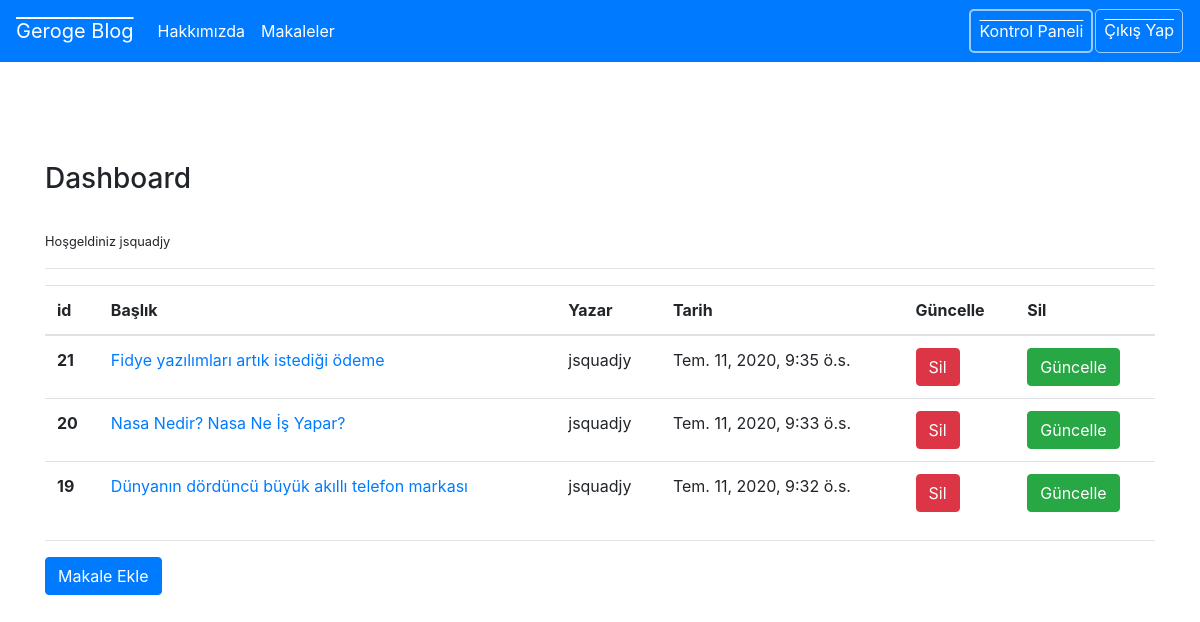
Screenshot of /articles/dashboard/ (signed in) with the database file from the repository.
### article/models.py (models this page shows)
class Article(models.Model):
    author=models.ForeignKey("auth.User",on_delete=models.CASCADE,verbose_name="Yazar")
    title=models.CharField(max_length=50,verbose_name="Başlık")
    content=RichTextField()
    created_date=models.DateTimeField(auto_now_add=True,verbose_name="Tarih")
    article_image=models.FileField(blank=True,null=True,verbose_name="Makaleye Fotoğraf Ekleyin")
    class Meta():
        ordering=["-created_date"]

### article/views.py (the view)
# urls.py: path('dashboard/',views.dashboard,name="dashboard"),
@login_required(login_url="user:login")
def dashboard(request):
    articles=Article.objects.filter(author=request.user)
    context={
        "articles":articles
    }
    return render(request,"dashboard.html",context)

### templates/dashboard.html (shortened to what this page needs)
{% extends 'layout.html' %}
{% block body %}
    <h3>Dashboard</h3>
    <br>
    <small>Hoşgeldiniz {{request.user.username}}</small>
    <hr>
    {% if articles %}
        <table class="table">
            <thead>
                <tr>
                <th scope="col">id</th>
                <th scope="col">Başlık</th>
                <th scope="col">Yazar</th>
                <th scope="col">Tarih</th>
                <th scope="col">Güncelle</th>
                <th scope="col">Sil</th>
                </tr>
            </thead>
            <tbody>
                {% for article in articles %}
                    <tr>
                        <th scope="row">{{article.id}}</th>
                        <td><a href="{% url 'article:detail' article.id %}">{{article.title}}</a></td>
                        <td>{{article.author.username}}</td>
                        <td>{{article.created_date}}</td>
                        <td><a href="{% url 'article:delete' article.id %}" class="btn btn-danger">Sil</a></td>
                        <td><a href="{% url 'article:update' article.id %}" class="btn btn-success">Güncelle</a></td>
                    </tr>
                {% endfor %}
            </tbody>
        </table>
    {% else %}
        <div class="alert alert-success">Makaleniz Bulunmamaktadır</div>
    {% endif %}
    <hr>
<a href="{% url 'article:addarticle'%}" class="btn btn-primary">Makale Ekle</a>
<br><br><br><br><br>
{% endblock body %}

### rows the page displays
Article: id "21", title "Fidye yazılımları artık istediği ödeme", author.username "jsquadjy", created_date "Tem. 11, 2020, 9:35 ö.s."
Article: id "20", title "Nasa Nedir? Nasa Ne İş Yapar?", author.username "jsquadjy", created_date "Tem. 11, 2020, 9:33 ö.s."
Article: id "19", title "Dünyanın dördüncü büyük akıllı telefon markası", author.username "jsquadjy", created_date "Tem. 11, 2020, 9:32 ö.s."

### other values shown
{{ request.user.username }} "jsquadjy"
